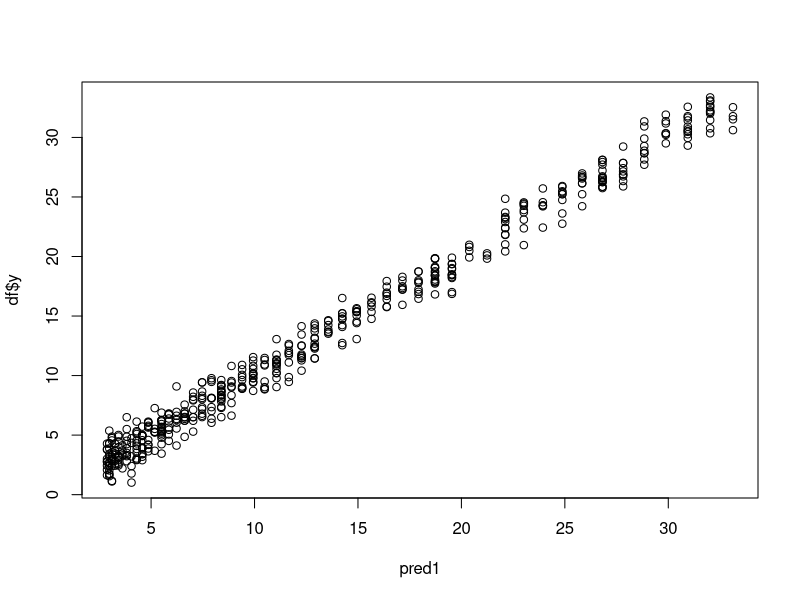
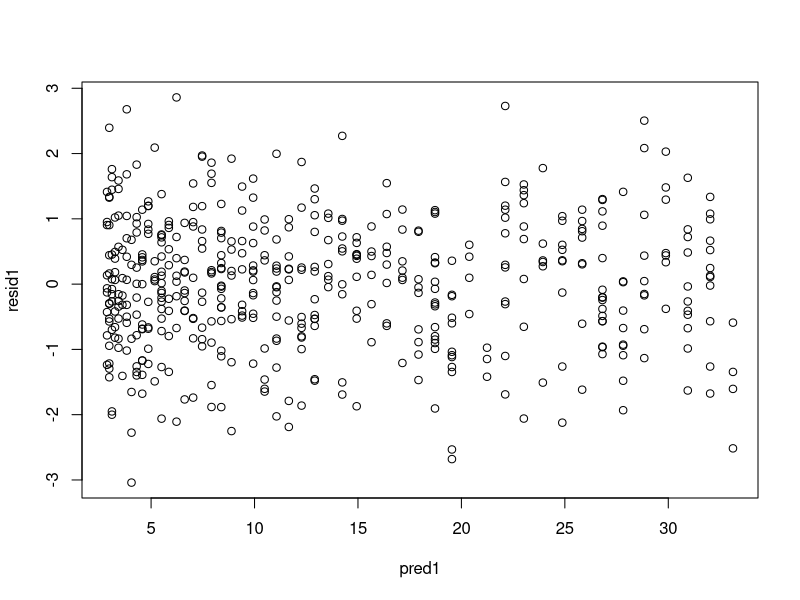
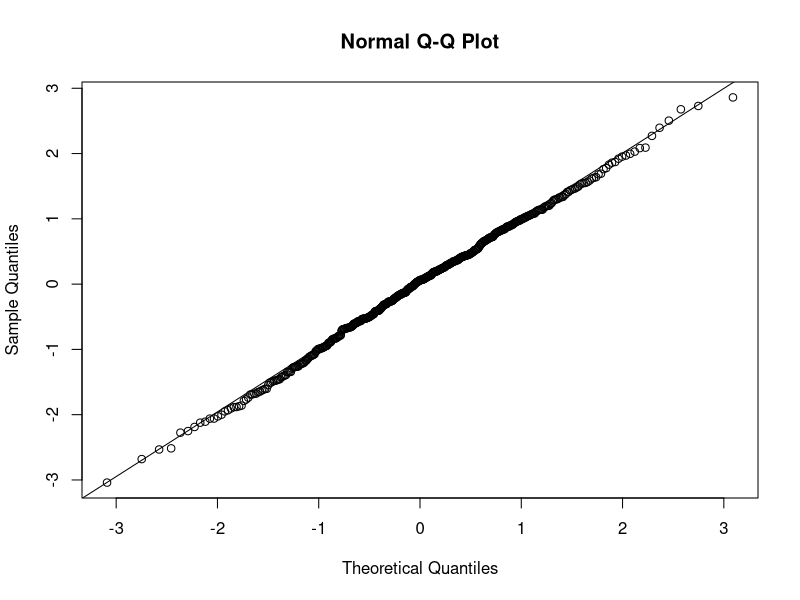

Source code (R) for these figures, in order:
#1. Linear regression
NN <- 500
set.seed(73391)
x1 <- round(runif(NN, 0, 5), 1)
y <- 3 + (x1^2) + x1 + rnorm(NN)
df <- data.frame(x1, y)

model1 <- lm(y ~ I(x1^2) + x1, df)

summary(model1)
    # estimate : their coefficients in the regression equation
    # parameters are good if
        # p-value < 0.05
        # abs(t-value) >= 2

    # max(t-value) is the most valueble param

    # model is good if adjusted Rsq -> 1
    # model has unnecessary param if adj Rsq is < 0 

# residuals
resid1 <- residuals(model1)

# predictions
pred1 <- predict(model1, df)

# to see predictions vs real values
plot(pred1, df$y)


# conditions for good model
    # 1) homoscedasticity of the residuals
        # with test
        lmtest::bptest(model1)      # H0 : the is heteroscedasticity; p-value

        # or with plot
        plot(pred1, resid1)         # the graphic should be scattered across the plot

    # 2) no autocorrelation of the residuals
        lmtest::dwtest(model1)      # H0 : the is no autocorrelation; p-value

    # 3) residuals are normally distributed
        # with test
        shapiro.test(resid1)       # H0 : the data is normally distributed

        # or with graphic 
        qqnorm(resid1)
        qqline(resid1)





